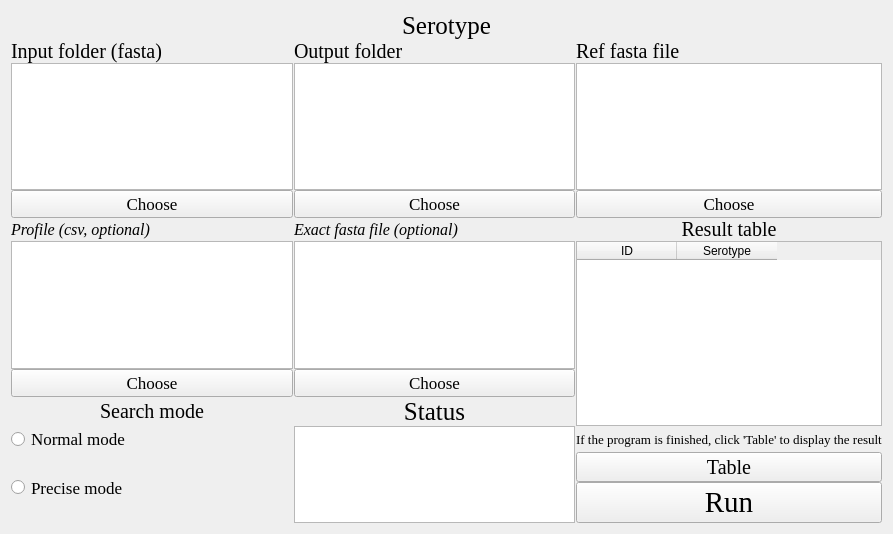
<?xml version="1.0" encoding="UTF-8"?>
<ui version="4.0">
 <class>Form</class>
 <widget class="QWidget" name="Form">
  <property name="geometry">
   <rect>
    <x>0</x>
    <y>0</y>
    <width>893</width>
    <height>534</height>
   </rect>
  </property>
  <property name="windowTitle">
   <string>Form</string>
  </property>
  <property name="styleSheet">
   <string notr="true">background-image: url(D:/tools/Pycharm/pyqt/logo/green_back.png);</string>
  </property>
  <layout class="QGridLayout" name="gridLayout_2">
   <item row="0" column="0">
    <layout class="QGridLayout" name="gridLayout">
     <property name="horizontalSpacing">
      <number>1</number>
     </property>
     <property name="verticalSpacing">
      <number>0</number>
     </property>
     <item row="1" column="0">
      <widget class="QLabel" name="label_2">
       <property name="sizePolicy">
        <sizepolicy hsizetype="Preferred" vsizetype="Preferred">
         <horstretch>0</horstretch>
         <verstretch>0</verstretch>
        </sizepolicy>
       </property>
       <property name="font">
        <font>
         <family>Times New Roman</family>
         <pointsize>15</pointsize>
        </font>
       </property>
       <property name="text">
        <string>Input folder (fasta)</string>
       </property>
       <property name="alignment">
        <set>Qt::AlignLeading|Qt::AlignLeft|Qt::AlignVCenter</set>
       </property>
      </widget>
     </item>
     <item row="4" column="2">
      <widget class="QPushButton" name="pushButton_5">
       <property name="font">
        <font>
         <family>Times New Roman</family>
         <pointsize>13</pointsize>
        </font>
       </property>
       <property name="text">
        <string>Choose</string>
       </property>
      </widget>
     </item>
     <item row="5" column="0">
      <widget class="QLabel" name="label_10">
       <property name="sizePolicy">
        <sizepolicy hsizetype="Preferred" vsizetype="Preferred">
         <horstretch>0</horstretch>
         <verstretch>0</verstretch>
        </sizepolicy>
       </property>
       <property name="font">
        <font>
         <family>Times New Roman</family>
         <pointsize>12</pointsize>
         <italic>true</italic>
        </font>
       </property>
       <property name="text">
        <string>Profile (csv, optional)</string>
       </property>
       <property name="alignment">
        <set>Qt::AlignLeading|Qt::AlignLeft|Qt::AlignVCenter</set>
       </property>
      </widget>
     </item>
     <item row="4" column="1">
      <widget class="QPushButton" name="pushButton_3">
       <property name="font">
        <font>
         <family>Times New Roman</family>
         <pointsize>13</pointsize>
        </font>
       </property>
       <property name="text">
        <string>Choose</string>
       </property>
      </widget>
     </item>
     <item row="1" column="1">
      <widget class="QLabel" name="label_3">
       <property name="sizePolicy">
        <sizepolicy hsizetype="Preferred" vsizetype="Preferred">
         <horstretch>0</horstretch>
         <verstretch>0</verstretch>
        </sizepolicy>
       </property>
       <property name="font">
        <font>
         <family>Times New Roman</family>
         <pointsize>15</pointsize>
        </font>
       </property>
       <property name="text">
        <string>Output folder</string>
       </property>
       <property name="alignment">
        <set>Qt::AlignLeading|Qt::AlignLeft|Qt::AlignVCenter</set>
       </property>
      </widget>
     </item>
     <item row="4" column="0">
      <widget class="QPushButton" name="pushButton_2">
       <property name="font">
        <font>
         <family>Times New Roman</family>
         <pointsize>13</pointsize>
        </font>
       </property>
       <property name="text">
        <string>Choose</string>
       </property>
      </widget>
     </item>
     <item row="3" column="1">
      <widget class="QTextBrowser" name="textBrowser_3">
       <property name="sizePolicy">
        <sizepolicy hsizetype="Expanding" vsizetype="Expanding">
         <horstretch>0</horstretch>
         <verstretch>0</verstretch>
        </sizepolicy>
       </property>
       <property name="maximumSize">
        <size>
         <width>16777215</width>
         <height>16777215</height>
        </size>
       </property>
       <property name="styleSheet">
        <string notr="true">background-image: url(D:/Documents/Desktop/white.png)</string>
       </property>
      </widget>
     </item>
     <item row="3" column="0">
      <widget class="QTextBrowser" name="textBrowser_2">
       <property name="sizePolicy">
        <sizepolicy hsizetype="Expanding" vsizetype="Expanding">
         <horstretch>0</horstretch>
         <verstretch>0</verstretch>
        </sizepolicy>
       </property>
       <property name="maximumSize">
        <size>
         <width>16777215</width>
         <height>16777215</height>
        </size>
       </property>
       <property name="styleSheet">
        <string notr="true">background-image: url(D:/Documents/Desktop/white.png)</string>
       </property>
      </widget>
     </item>
     <item row="7" column="1">
      <widget class="QTextBrowser" name="textBrowser_6">
       <property name="maximumSize">
        <size>
         <width>16777215</width>
         <height>16777215</height>
        </size>
       </property>
       <property name="styleSheet">
        <string notr="true">background-image: url(D:/Documents/Desktop/white.png)</string>
       </property>
      </widget>
     </item>
     <item row="8" column="1">
      <widget class="QPushButton" name="pushButton_7">
       <property name="font">
        <font>
         <family>Times New Roman</family>
         <pointsize>13</pointsize>
        </font>
       </property>
       <property name="text">
        <string>Choose</string>
       </property>
      </widget>
     </item>
     <item row="1" column="2">
      <widget class="QLabel" name="label_9">
       <property name="sizePolicy">
        <sizepolicy hsizetype="Preferred" vsizetype="Preferred">
         <horstretch>0</horstretch>
         <verstretch>0</verstretch>
        </sizepolicy>
       </property>
       <property name="font">
        <font>
         <family>Times New Roman</family>
         <pointsize>15</pointsize>
        </font>
       </property>
       <property name="text">
        <string>Ref fasta file</string>
       </property>
       <property name="alignment">
        <set>Qt::AlignLeading|Qt::AlignLeft|Qt::AlignVCenter</set>
       </property>
      </widget>
     </item>
     <item row="5" column="1">
      <widget class="QLabel" name="label_11">
       <property name="sizePolicy">
        <sizepolicy hsizetype="Preferred" vsizetype="Preferred">
         <horstretch>0</horstretch>
         <verstretch>0</verstretch>
        </sizepolicy>
       </property>
       <property name="font">
        <font>
         <family>Times New Roman</family>
         <pointsize>12</pointsize>
         <italic>true</italic>
        </font>
       </property>
       <property name="text">
        <string>Exact fasta file (optional)</string>
       </property>
       <property name="alignment">
        <set>Qt::AlignLeading|Qt::AlignLeft|Qt::AlignVCenter</set>
       </property>
      </widget>
     </item>
     <item row="8" column="0">
      <widget class="QPushButton" name="pushButton_6">
       <property name="font">
        <font>
         <family>Times New Roman</family>
         <pointsize>13</pointsize>
        </font>
       </property>
       <property name="text">
        <string>Choose</string>
       </property>
      </widget>
     </item>
     <item row="7" column="0">
      <widget class="QTextBrowser" name="textBrowser_5">
       <property name="sizePolicy">
        <sizepolicy hsizetype="Expanding" vsizetype="Expanding">
         <horstretch>0</horstretch>
         <verstretch>0</verstretch>
        </sizepolicy>
       </property>
       <property name="maximumSize">
        <size>
         <width>16777215</width>
         <height>16777215</height>
        </size>
       </property>
       <property name="styleSheet">
        <string notr="true">background-image: url(D:/Documents/Desktop/white.png)</string>
       </property>
      </widget>
     </item>
     <item row="0" column="0" colspan="3">
      <widget class="QLabel" name="label">
       <property name="font">
        <font>
         <family>Times New Roman</family>
         <pointsize>19</pointsize>
        </font>
       </property>
       <property name="text">
        <string>Serotype</string>
       </property>
       <property name="alignment">
        <set>Qt::AlignCenter</set>
       </property>
      </widget>
     </item>
     <item row="3" column="2">
      <widget class="QTextBrowser" name="textBrowser_4">
       <property name="sizePolicy">
        <sizepolicy hsizetype="Expanding" vsizetype="Expanding">
         <horstretch>0</horstretch>
         <verstretch>0</verstretch>
        </sizepolicy>
       </property>
       <property name="maximumSize">
        <size>
         <width>16777215</width>
         <height>16777215</height>
        </size>
       </property>
       <property name="styleSheet">
        <string notr="true">background-image: url(D:/Documents/Desktop/white.png)</string>
       </property>
      </widget>
     </item>
     <item row="10" column="0">
      <widget class="QLabel" name="label_7">
       <property name="sizePolicy">
        <sizepolicy hsizetype="Expanding" vsizetype="Expanding">
         <horstretch>0</horstretch>
         <verstretch>0</verstretch>
        </sizepolicy>
       </property>
       <property name="font">
        <font>
         <family>Times New Roman</family>
         <pointsize>15</pointsize>
        </font>
       </property>
       <property name="text">
        <string>Search mode</string>
       </property>
       <property name="alignment">
        <set>Qt::AlignCenter</set>
       </property>
      </widget>
     </item>
     <item row="11" column="0">
      <widget class="QRadioButton" name="radioButton">
       <property name="sizePolicy">
        <sizepolicy hsizetype="Expanding" vsizetype="Expanding">
         <horstretch>0</horstretch>
         <verstretch>0</verstretch>
        </sizepolicy>
       </property>
       <property name="font">
        <font>
         <family>Times New Roman</family>
         <pointsize>13</pointsize>
        </font>
       </property>
       <property name="styleSheet">
        <string notr="true">background-image: url(D:/tools/Pycharm/pyqt/logo/white.png);</string>
       </property>
       <property name="text">
        <string>Normal mode</string>
       </property>
      </widget>
     </item>
     <item row="5" column="2">
      <widget class="QLabel" name="label_8">
       <property name="sizePolicy">
        <sizepolicy hsizetype="Expanding" vsizetype="Expanding">
         <horstretch>0</horstretch>
         <verstretch>0</verstretch>
        </sizepolicy>
       </property>
       <property name="font">
        <font>
         <family>Times New Roman</family>
         <pointsize>15</pointsize>
        </font>
       </property>
       <property name="text">
        <string>Result table</string>
       </property>
       <property name="alignment">
        <set>Qt::AlignCenter</set>
       </property>
      </widget>
     </item>
     <item row="10" column="1">
      <widget class="QLabel" name="label_4">
       <property name="font">
        <font>
         <family>Times New Roman</family>
         <pointsize>19</pointsize>
        </font>
       </property>
       <property name="text">
        <string>Status</string>
       </property>
       <property name="alignment">
        <set>Qt::AlignCenter</set>
       </property>
      </widget>
     </item>
     <item row="12" column="2">
      <widget class="QPushButton" name="pushButton_4">
       <property name="sizePolicy">
        <sizepolicy hsizetype="Expanding" vsizetype="MinimumExpanding">
         <horstretch>0</horstretch>
         <verstretch>0</verstretch>
        </sizepolicy>
       </property>
       <property name="maximumSize">
        <size>
         <width>16777215</width>
         <height>30</height>
        </size>
       </property>
       <property name="font">
        <font>
         <family>Times New Roman</family>
         <pointsize>15</pointsize>
        </font>
       </property>
       <property name="text">
        <string>Table</string>
       </property>
      </widget>
     </item>
     <item row="11" column="2">
      <widget class="QLabel" name="label_6">
       <property name="sizePolicy">
        <sizepolicy hsizetype="Expanding" vsizetype="Expanding">
         <horstretch>0</horstretch>
         <verstretch>0</verstretch>
        </sizepolicy>
       </property>
       <property name="font">
        <font>
         <family>Times New Roman</family>
         <pointsize>10</pointsize>
        </font>
       </property>
       <property name="text">
        <string>If the program is finished, click 'Table' to display the result</string>
       </property>
       <property name="alignment">
        <set>Qt::AlignLeading|Qt::AlignLeft|Qt::AlignVCenter</set>
       </property>
      </widget>
     </item>
     <item row="15" column="2">
      <widget class="QPushButton" name="pushButton">
       <property name="sizePolicy">
        <sizepolicy hsizetype="Expanding" vsizetype="MinimumExpanding">
         <horstretch>0</horstretch>
         <verstretch>0</verstretch>
        </sizepolicy>
       </property>
       <property name="maximumSize">
        <size>
         <width>16777215</width>
         <height>80</height>
        </size>
       </property>
       <property name="font">
        <font>
         <family>Times New Roman</family>
         <pointsize>22</pointsize>
        </font>
       </property>
       <property name="styleSheet">
        <string notr="true">background-image: url(D:/Documents/Desktop/white.png)</string>
       </property>
       <property name="text">
        <string>Run</string>
       </property>
      </widget>
     </item>
     <item row="12" column="0" rowspan="4">
      <widget class="QRadioButton" name="radioButton_2">
       <property name="sizePolicy">
        <sizepolicy hsizetype="Expanding" vsizetype="Expanding">
         <horstretch>0</horstretch>
         <verstretch>0</verstretch>
        </sizepolicy>
       </property>
       <property name="font">
        <font>
         <family>Times New Roman</family>
         <pointsize>13</pointsize>
        </font>
       </property>
       <property name="styleSheet">
        <string notr="true">background-image: url(D:/tools/Pycharm/pyqt/logo/white.png);</string>
       </property>
       <property name="text">
        <string>Precise mode</string>
       </property>
      </widget>
     </item>
     <item row="11" column="1" rowspan="5">
      <widget class="QTextBrowser" name="textBrowser">
       <property name="sizePolicy">
        <sizepolicy hsizetype="Expanding" vsizetype="Expanding">
         <horstretch>0</horstretch>
         <verstretch>0</verstretch>
        </sizepolicy>
       </property>
       <property name="maximumSize">
        <size>
         <width>16777215</width>
         <height>16777215</height>
        </size>
       </property>
       <property name="styleSheet">
        <string notr="true">background-image: url(D:/Documents/Desktop/white.png)</string>
       </property>
      </widget>
     </item>
     <item row="7" column="2" rowspan="4">
      <widget class="QTableWidget" name="tableWidget">
       <property name="styleSheet">
        <string notr="true">background-image: url(D:/Documents/Desktop/white.png)</string>
       </property>
       <column>
        <property name="text">
         <string>ID</string>
        </property>
       </column>
       <column>
        <property name="text">
         <string>Serotype</string>
        </property>
       </column>
      </widget>
     </item>
    </layout>
   </item>
  </layout>
 </widget>
 <resources/>
 <connections/>
</ui>
